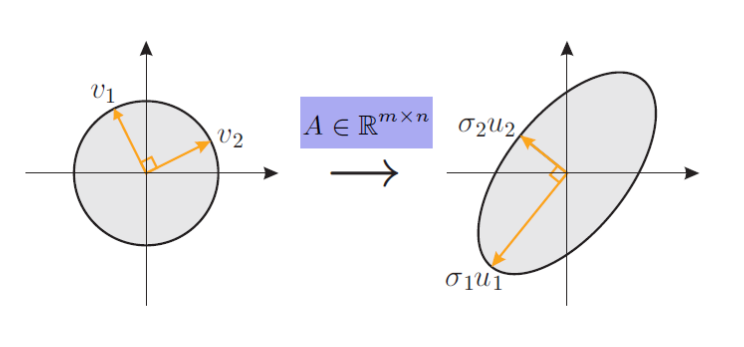
#> input picture python/slide/image.png, 744 x 347 px
$ python svd_xap_xi_anh.py
#> lines starting #> are read from the running program, lines starting #| are printed output that depends on the picture
import numpy as np
from PIL import Image


def normalize_inf(v):
    scale = v[np.argmax(np.abs(v))]
    if abs(scale) < 1e-300:
        return v, 0.0
    return v / scale, scale


def power_method_symmetric(M, eps=1e-8, max_iter=3000):
    """Ban sao doc lap (xem svd_gia_tri_ky_di.py / algo/svd.md muc 1).
    Tra ve (lambda, v, so lan lap, converged). Pho gia tri ky di cua anh tu
    nhien thuong giam rat cham (sigma_{k+1}/sigma_k gan 1) nen can max_iter
    lon hon nhieu so voi vi du ma tran nho o cac file svd_*.py khac."""
    n = M.shape[0]
    x = np.ones(n)
    x, _ = normalize_inf(x)

    prev_lam = None
    for k in range(1, max_iter + 1):
        y = M @ x
        mask = np.abs(x) > 1e-8
        if not np.any(mask):
            break
        ratios = y[mask] / x[mask]
        spread = np.max(ratios) - np.min(ratios) if ratios.size > 1 else 0.0
        lam = np.mean(ratios)

        if spread < eps * max(1.0, abs(lam)):
            if prev_lam is not None and abs(lam - prev_lam) < eps * max(1.0, abs(lam)):
                v, _ = normalize_inf(y)
                return lam, v, k, True
            prev_lam = lam
        else:
            prev_lam = None

        x, scale = normalize_inf(y)
        if scale == 0.0:
            return 0.0, x, k, True

    y = M @ x
    lam = float(x @ y)
    return lam, x, max_iter, False


def deflate(M, v1):
    v1 = np.asarray(v1, dtype=float)
    s = int(np.argmax(np.abs(v1)))
    v1 = v1 / v1[s]
    a_s = M[s, :].copy()
    B = M - np.outer(v1, a_s)
    return B, s, a_s, v1


def recover_eigenvector(u, lam1, lam_target, v1, a_s):
    return (lam1 - lam_target) * u - (a_s @ u) * v1


def top_k_singular_triplets(A, k, eps=1e-8, max_iter=3000):
    """Chi lay k cap ky di lon nhat (algo/svd.md muc 5): dung Gram matrix
    co, giua A^T A (n x n) va A A^T (m x m), de xuong thang nhanh hon."""
    m, n = A.shape
    use_ATA = n <= m
    M = (A.T @ A) if use_ATA else (A @ A.T)

    M_cur = M
    chain = []
    sigmas, vecs = [], []

    for step in range(1, k + 1):
        lam, v_cur, _, converged = power_method_symmetric(M_cur, eps=eps, max_iter=max_iter)
        if not converged:
            print(f"Canh bao: PP luy thua khong hoi tu sau {max_iter} lan lap o buoc {step}"
                  " (2 gia tri ky di ke nhau qua gan nhau) - dung lai o day, chi lay duoc"
                  f" {step - 1} cap ky di dau tien.")
            break
        if lam <= eps:
            break

        v = v_cur
        for lam_j, v_j, a_j in reversed(chain):
            v = recover_eigenvector(v, lam_j, lam, v_j, a_j)
        v, _ = normalize_inf(v)
        v = v / np.linalg.norm(v)

        sigmas.append(np.sqrt(lam))
        vecs.append(v)

        if step < k:
            M_next, s, a_s, v1n = deflate(M_cur, v_cur)
            chain.append((lam, v1n, a_s))
            M_cur = M_next

    if use_ATA:
        vs = vecs
        us = [A @ v / sig for sig, v in zip(sigmas, vs)]
    else:
        us = vecs
        vs = [A.T @ u / sig for sig, u in zip(sigmas, us)]

    return sigmas, us, vs


def rank_k_approximation(A, k, eps=1e-8, max_iter=3000):
    sigmas, us, vs = top_k_singular_triplets(A, k, eps=eps, max_iter=max_iter)
    A_k = np.zeros_like(A)
    for sig, u, v in zip(sigmas, us, vs):
        A_k += sig * np.outer(u, v)
    return A_k, sigmas


def main():
    default_path = "../slide/image.png"
    path = input(f"Duong dan anh (Enter de dung mac dinh {default_path}): ").strip() or default_path
#> the answer given: ../slide/image.png

    try:
        img = Image.open(path).convert("L")
    except OSError:
        print(f"Loi: Khong mo duoc anh '{path}'.")
        return

    max_side = 200
    if max(img.size) > max_side:
        ratio = max_side / max(img.size)
#> ratio = 0.269
        img = img.resize((max(1, int(img.width * ratio)), max(1, int(img.height * ratio))))
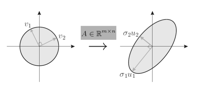
#> img: PIL image 200x93 L; min 10, max 255, mean 245.1

    A = np.asarray(img, dtype=float)
    m, n = A.shape
#> m = 93; n = 200
    print(f"--- Anh xam ({m} x {n} pixel), hang toi da = {min(m, n)} ---")
#| --- Anh xam (93 x 200 pixel), hang toi da = 93 ---

    k = int(input(f"Nhap hang xap xi k can dung (vi du 10, toi da {min(m, n)}): "))
#> the answer given: 3
#> k = 3

    A_k, sigmas = rank_k_approximation(A, k)
#> in top_k_singular_triplets, `M = (A.T @ A) if use_ATA else (A @ A.T)`:
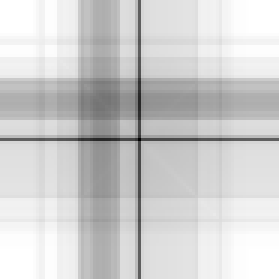
#> M: shape (93, 93) float64 (shown 3 times larger); min 7707409, max 13005000, mean 12025420.4; drawn with min black and max white
#> the loop in top_k_singular_triplets, `for step in range(1, k + 1):` made 3 passes
#> (lam, s) on passes 1 to 2: (1.12e+09, 0), (2336384.3, 31)
#> lam on pass 3: 780728.8
#> pass 1, in deflate, `B = M - np.outer(v1, a_s)`:
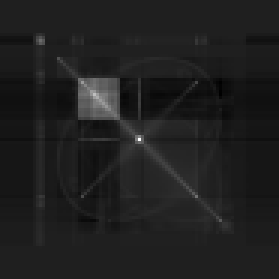
#> B: shape (93, 93) float64 (shown 3 times larger); min -68796.2, max 488245.7, mean 451.4; drawn with min black and max white
#> pass 2, in deflate (call 2), `B = M - np.outer(v1, a_s)`:
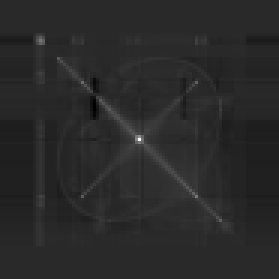
#> B: shape (93, 93) float64 (shown 3 times larger); min -92975.8, max 472532.5, mean 221.3; drawn with min black and max white
#> after the loop in top_k_singular_triplets, `for step in range(1, k + 1):`: chain = 2 items; sigmas = [33476.7, 1528.5, 883.6]; vecs = 3 items
#> in rank_k_approximation, `sigmas, us, vs = top_k_singular_triplets(A, k, eps=eps, max_iter=max_i..`: sigmas = [33476.7, 1528.5, 883.6]; us = 3 items
#> in rank_k_approximation, `A_k = np.zeros_like(A)`: A_k: shape (93, 200) float64; every value is 0
#> the loop in rank_k_approximation, `for sig, u, v in zip(sigmas, us, vs):` made 3 passes
#> sig on passes 1 to 3: 33476.7, 1528.5, 883.6
#> pass 1, in rank_k_approximation, `A_k += sig * np.outer(u, v)`:
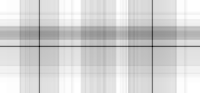
#> A_k: shape (93, 200) float64; min 152.4, max 264.5, mean 245.1; drawn with min black and max white
#> pass 3, in rank_k_approximation, `A_k += sig * np.outer(u, v)`:
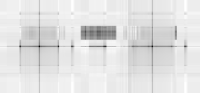
#> A_k: shape (93, 200) float64; min 43.25, max 271, mean 245.1; drawn with min black and max white
#> sigmas = [33476.7, 1528.5, 883.6]
    r = len(sigmas)
#> r = 3

    err_rel = np.linalg.norm(A - A_k, "fro") / np.linalg.norm(A, "fro")
#> err_rel = 0.064
    storage_ratio = r * (m + n + 1) / (m * n)
#> storage_ratio = 0.0474

    print(f"\nDa dung r = {r} cap ky di lon nhat (yeu cau k = {k}).")
#| Da dung r = 3 cap ky di lon nhat (yeu cau k = 3).
    print(f"sigma_1..sigma_r = {[round(s, 3) for s in sigmas]}")
#| sigma_1..sigma_r = [33476.727, 1528.524, 883.589]
    print(f"Sai so tuong doi ||A-A_k||_F / ||A||_F = {err_rel:.4%}")
#| Sai so tuong doi ||A-A_k||_F / ||A||_F = 6.3997%
    print(f"Ti le luu tru r(m+n+1)/(mn) = {storage_ratio:.4%}")
#| Ti le luu tru r(m+n+1)/(mn) = 4.7419%

    A_k_img = np.clip(A_k, 0, 255).astype(np.uint8)
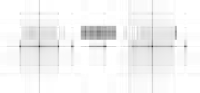
#> A_k_img: shape (93, 200); min 43, max 255, mean 243.9
    out_path = "svd_xap_xi_anh_output.png"
    Image.fromarray(A_k_img).save(out_path)
    print(f"Da luu anh xap xi hang-{r} vao '{out_path}'.")
#| Da luu anh xap xi hang-3 vao 'svd_xap_xi_anh_output.png'.


if __name__ == "__main__":
    main()
